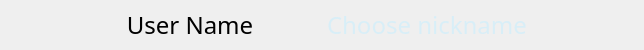
      <widget class="QFrame" name="horizontalFrame">
       <property name="sizePolicy">
        <sizepolicy hsizetype="Preferred" vsizetype="Expanding">
         <horstretch>0</horstretch>
         <verstretch>0</verstretch>
        </sizepolicy>
       </property>
       <property name="minimumSize">
        <size>
         <width>400</width>
         <height>50</height>
        </size>
       </property>
       <property name="maximumSize">
        <size>
         <width>99999</width>
         <height>50</height>
        </size>
       </property>
       <property name="lineWidth">
        <number>1</number>
       </property>
       <layout class="QHBoxLayout" name="horizontalLayout_6">
        <property name="spacing">
         <number>0</number>
        </property>
        <property name="leftMargin">
         <number>5</number>
        </property>
        <property name="topMargin">
         <number>0</number>
        </property>
        <property name="rightMargin">
         <number>0</number>
        </property>
        <property name="bottomMargin">
         <number>0</number>
        </property>
        <item>
         <widget class="QLabel" name="label_2">
          <property name="minimumSize">
           <size>
            <width>20</width>
            <height>0</height>
           </size>
          </property>
          <property name="maximumSize">
           <size>
            <width>20</width>
            <height>16777215</height>
           </size>
          </property>
          <property name="styleSheet">
           <string notr="true"/>
          </property>
          <property name="text">
           <string/>
          </property>
         </widget>
        </item>
        <item>
         <widget class="QLabel" name="icon_avatar">
          <property name="sizePolicy">
           <sizepolicy hsizetype="Fixed" vsizetype="Fixed">
            <horstretch>0</horstretch>
            <verstretch>0</verstretch>
           </sizepolicy>
          </property>
          <property name="minimumSize">
           <size>
            <width>30</width>
            <height>30</height>
           </size>
          </property>
          <property name="maximumSize">
           <size>
            <width>30</width>
            <height>30</height>
           </size>
          </property>
          <property name="font">
           <font>
            <family>Apple SD Gothic Neo</family>
           </font>
          </property>
          <property name="styleSheet">
           <string notr="true"/>
          </property>
          <property name="text">
           <string/>
          </property>
          <property name="pixmap">
           <pixmap resource="images.qrc">:/gui/APP ICONS/ios/ios7-person.png</pixmap>
          </property>
          <property name="scaledContents">
           <bool>true</bool>
          </property>
          <property name="alignment">
           <set>Qt::AlignCenter</set>
          </property>
         </widget>
        </item>
        <item alignment="Qt::AlignLeft">
         <widget class="QPushButton" name="but_name">
          <property name="sizePolicy">
           <sizepolicy hsizetype="Fixed" vsizetype="Expanding">
            <horstretch>1</horstretch>
            <verstretch>0</verstretch>
           </sizepolicy>
          </property>
          <property name="minimumSize">
           <size>
            <width>270</width>
            <height>0</height>
           </size>
          </property>
          <property name="maximumSize">
           <size>
            <width>270</width>
            <height>100</height>
           </size>
          </property>
          <property name="sizeIncrement">
           <size>
            <width>0</width>
            <height>0</height>
           </size>
          </property>
          <property name="font">
           <font>
            <family>Apple SD Gothic Neo</family>
            <pointsize>18</pointsize>
            <stylestrategy>PreferAntialias</stylestrategy>
           </font>
          </property>
          <property name="focusPolicy">
           <enum>Qt::StrongFocus</enum>
          </property>
          <property name="autoFillBackground">
           <bool>false</bool>
          </property>
          <property name="styleSheet">
           <string notr="true"/>
          </property>
          <property name="inputMethodHints">
           <set>Qt::ImhNone</set>
          </property>
          <property name="text">
           <string>User Name</string>
          </property>
          <property name="flat">
           <bool>true</bool>
          </property>
         </widget>
        </item>
        <item>
         <widget class="QLineEdit" name="edit_name">
          <property name="sizePolicy">
           <sizepolicy hsizetype="Expanding" vsizetype="Fixed">
            <horstretch>1</horstretch>
            <verstretch>0</verstretch>
           </sizepolicy>
          </property>
          <property name="minimumSize">
           <size>
            <width>260</width>
            <height>0</height>
           </size>
          </property>
          <property name="palette">
           <palette>
            <active>
             <colorrole role="WindowText">
              <brush brushstyle="SolidPattern">
               <color alpha="255">
                <red>194</red>
                <green>238</green>
                <blue>255</blue>
               </color>
              </brush>
             </colorrole>
             <colorrole role="Button">
              <brush brushstyle="SolidPattern">
               <color alpha="0">
                <red>0</red>
                <green>0</green>
                <blue>0</blue>
               </color>
              </brush>
             </colorrole>
             <colorrole role="Text">
              <brush brushstyle="SolidPattern">
               <color alpha="255">
                <red>194</red>
                <green>238</green>
                <blue>255</blue>
               </color>
              </brush>
             </colorrole>
             <colorrole role="ButtonText">
              <brush brushstyle="SolidPattern">
               <color alpha="255">
                <red>194</red>
                <green>238</green>
                <blue>255</blue>
               </color>
              </brush>
             </colorrole>
             <colorrole role="Base">
              <brush brushstyle="SolidPattern">
               <color alpha="0">
                <red>0</red>
                <green>0</green>
                <blue>0</blue>
               </color>
              </brush>
             </colorrole>
             <colorrole role="Window">
              <brush brushstyle="SolidPattern">
               <color alpha="0">
                <red>0</red>
                <green>0</green>
                <blue>0</blue>
               </color>
              </brush>
             </colorrole>
             <colorrole role="Shadow">
              <brush brushstyle="SolidPattern">
               <color alpha="0">
                <red>0</red>
                <green>0</green>
                <blue>0</blue>
               </color>
              </brush>
             </colorrole>
             <colorrole role="PlaceholderText">
              <brush brushstyle="NoBrush">
               <color alpha="128">
                <red>194</red>
                <green>238</green>
                <blue>255</blue>
               </color>
              </brush>
             </colorrole>
            </active>
            <inactive>
             <colorrole role="WindowText">
              <brush brushstyle="SolidPattern">
               <color alpha="255">
                <red>194</red>
                <green>238</green>
                <blue>255</blue>
               </color>
              </brush>
             </colorrole>
             <colorrole role="Button">
              <brush brushstyle="SolidPattern">
               <color alpha="0">
                <red>0</red>
                <green>0</green>
                <blue>0</blue>
               </color>
              </brush>
             </colorrole>
             <colorrole role="Text">
              <brush brushstyle="SolidPattern">
               <color alpha="255">
                <red>194</red>
                <green>238</green>
                <blue>255</blue>
               </color>
              </brush>
             </colorrole>
             <colorrole role="ButtonText">
              <brush brushstyle="SolidPattern">
               <color alpha="255">
                <red>194</red>
                <green>238</green>
                <blue>255</blue>
               </color>
              </brush>
             </colorrole>
             <colorrole role="Base">
              <brush brushstyle="SolidPattern">
               <color alpha="0">
                <red>0</red>
                <green>0</green>
                <blue>0</blue>
               </color>
              </brush>
             </colorrole>
             <colorrole role="Window">
              <brush brushstyle="SolidPattern">
               <color alpha="0">
                <red>0</red>
                <green>0</green>
                <blue>0</blue>
               </color>
              </brush>
             </colorrole>
             <colorrole role="Shadow">
              <brush brushstyle="SolidPattern">
               <color alpha="0">
                <red>0</red>
                <green>0</green>
                <blue>0</blue>
               </color>
              </brush>
             </colorrole>
             <colorrole role="PlaceholderText">
              <brush brushstyle="NoBrush">
               <color alpha="128">
                <red>194</red>
                <green>238</green>
                <blue>255</blue>
               </color>
              </brush>
             </colorrole>
            </inactive>
            <disabled>
             <colorrole role="WindowText">
              <brush brushstyle="SolidPattern">
               <color alpha="255">
                <red>194</red>
                <green>238</green>
                <blue>255</blue>
               </color>
              </brush>
             </colorrole>
             <colorrole role="Button">
              <brush brushstyle="SolidPattern">
               <color alpha="0">
                <red>0</red>
                <green>0</green>
                <blue>0</blue>
               </color>
              </brush>
             </colorrole>
             <colorrole role="Text">
              <brush brushstyle="SolidPattern">
               <color alpha="255">
                <red>194</red>
                <green>238</green>
                <blue>255</blue>
               </color>
              </brush>
             </colorrole>
             <colorrole role="ButtonText">
              <brush brushstyle="SolidPattern">
               <color alpha="255">
                <red>194</red>
                <green>238</green>
                <blue>255</blue>
               </color>
              </brush>
             </colorrole>
             <colorrole role="Base">
              <brush brushstyle="SolidPattern">
               <color alpha="0">
                <red>0</red>
                <green>0</green>
                <blue>0</blue>
               </color>
              </brush>
             </colorrole>
             <colorrole role="Window">
              <brush brushstyle="SolidPattern">
               <color alpha="0">
                <red>0</red>
                <green>0</green>
                <blue>0</blue>
               </color>
              </brush>
             </colorrole>
             <colorrole role="Shadow">
              <brush brushstyle="SolidPattern">
               <color alpha="0">
                <red>0</red>
                <green>0</green>
                <blue>0</blue>
               </color>
              </brush>
             </colorrole>
             <colorrole role="PlaceholderText">
              <brush brushstyle="NoBrush">
               <color alpha="128">
                <red>194</red>
                <green>238</green>
                <blue>255</blue>
               </color>
              </brush>
             </colorrole>
            </disabled>
           </palette>
          </property>
          <property name="font">
           <font>
            <family>Apple SD Gothic Neo</family>
            <pointsize>18</pointsize>
           </font>
          </property>
          <property name="styleSheet">
           <string notr="true"/>
          </property>
          <property name="inputMethodHints">
           <set>Qt::ImhNoPredictiveText</set>
          </property>
          <property name="frame">
           <bool>false</bool>
          </property>
          <property name="placeholderText">
           <string>Choose nickname</string>
          </property>
          <property name="clearButtonEnabled">
           <bool>false</bool>
          </property>
         </widget>
        </item>
        <item>
         <widget class="QPushButton" name="b_undo_name">
          <property name="sizePolicy">
           <sizepolicy hsizetype="Minimum" vsizetype="Expanding">
            <horstretch>1</horstretch>
            <verstretch>1</verstretch>
           </sizepolicy>
          </property>
          <property name="font">
           <font>
            <pointsize>14</pointsize>
           </font>
          </property>
          <property name="autoFillBackground">
           <bool>false</bool>
          </property>
          <property name="styleSheet">
           <string notr="true"/>
          </property>
          <property name="text">
           <string/>
          </property>
          <property name="icon">
           <iconset resource="images.qrc">
            <normaloff>:/gui/icons/undo.png</normaloff>:/gui/icons/undo.png</iconset>
          </property>
          <property name="iconSize">
           <size>
            <width>24</width>
            <height>22</height>
           </size>
          </property>
          <property name="flat">
           <bool>true</bool>
          </property>
         </widget>
        </item>
       </layout>
      </widget>
